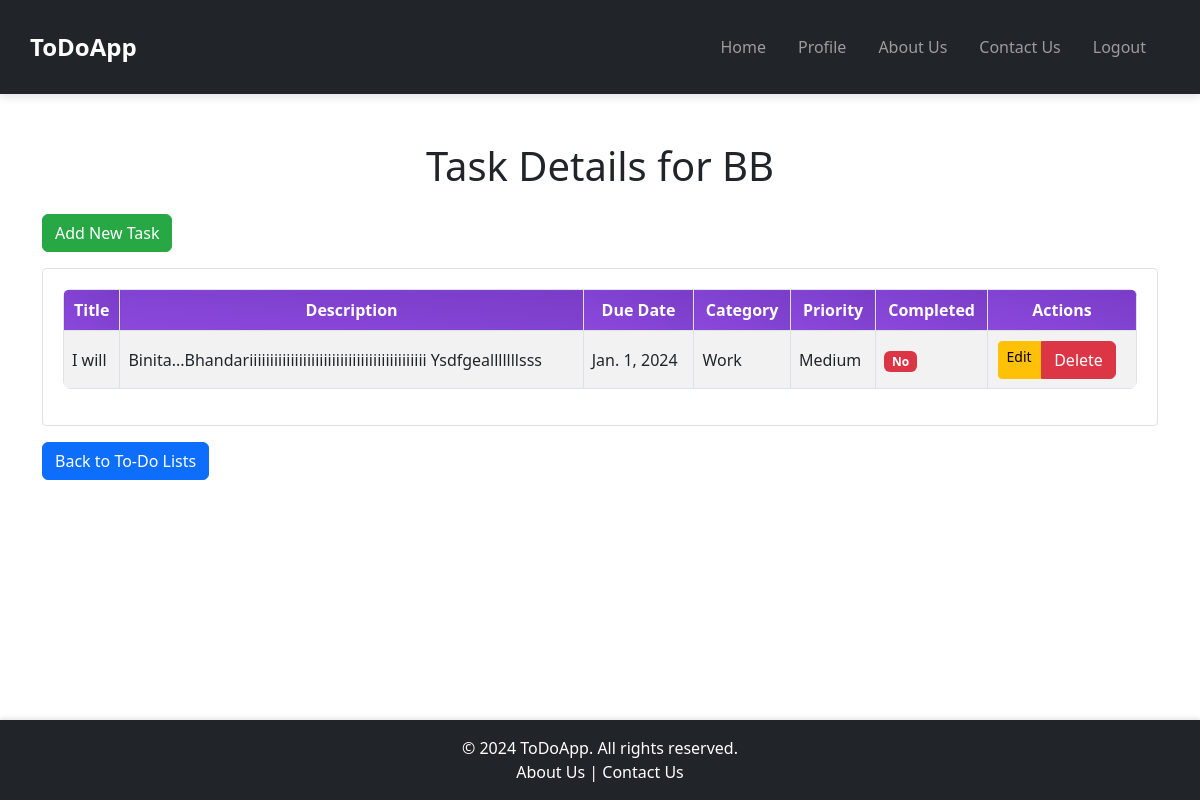
The app's page /tasks/11/ (signed in) with its own data.
### core/models.py (models this page shows, shortened)
class ToDoList(models.Model):
    title = models.CharField(max_length=200, blank=False, null=True, verbose_name="List Title:")
    description = models.TextField(blank=True, null=True, verbose_name="List Description")
    user = models.ForeignKey(User, on_delete=models.CASCADE, verbose_name="Owner")
    created_at = models.DateTimeField(default=timezone.now, verbose_name="Created At")

class Task(models.Model):
    title = models.CharField(max_length=200, blank=False, null=True, verbose_name="Task Title")
    description = models.TextField(blank=True, null=True, verbose_name="Task Description")
    due_date = models.DateField(blank=True, null=True, verbose_name="Due Date")
    category = models.ForeignKey(Category, on_delete=models.CASCADE, verbose_name="Category")
    priority = models.ForeignKey(Priority, on_delete=models.CASCADE, verbose_name="Priority Level")
    status = models.ForeignKey(Status, on_delete=models.CASCADE, verbose_name="Status", default=1)
    is_completed = models.BooleanField(default=False, verbose_name="Completed")
    created_at = models.DateTimeField(default=timezone.now, verbose_name="Created At")
    updated_at = models.DateTimeField(auto_now=True, verbose_name="Updated At")
    user = models.ForeignKey(User, on_delete=models.CASCADE, verbose_name="Assigned User")
    todo_list = models.ForeignKey(ToDoList, on_delete=models.CASCADE, related_name="tasks")

class Category(models.Model):
    name = models.CharField(max_length=100, verbose_name="Category Name", blank=False, null=True)
    description = models.TextField(blank=True, verbose_name="Category Description")
    def __str__(self):
        return self.name

class Priority(models.Model):
    name = models.CharField(max_length=50, verbose_name="Priority Level", blank=False, null=True)
    level = models.IntegerField(default=0, verbose_name="Priority Level (1-10)", blank=True, null=True)
    def __str__(self):
        return self.name

### core/views.py (the view)
# urls.py: path('tasks/<int:pk>/',view_all_tasks, name='view_all_tasks'), # View All Tasks: Displays all tasks, with an option to filter by completion status.
@login_required
def view_all_tasks(request,pk):
    todolist = get_object_or_404(ToDoList, id=pk)
    is_completed = request.GET.get('completed', 'false') == 'true'
    tasks = Task.objects.filter(todo_list=todolist, is_completed=is_completed).order_by('due_date')
    context = {
        'todolist': todolist,
        'tasks': tasks
               }
    return render(request=request, template_name='ToDoApp/view_all_tasks.html', context=context)

### templates/ToDoApp/view_all_tasks.html (shortened to what this page needs)
{% extends 'ToDoApp/base.html' %}
{% load static %}
{% block head %}
<link rel="stylesheet" href="{% static 'css/view_all_tasks.css' %}">
{% endblock %}
{% block content %}
<div class="container mt-5">
    <h1 class="mb-4 text-center">Task Details for {{ todolist.title }}</h1>
    <a href="{% url 'create_task' pk=todolist.pk %}" class="btn btn-success mb-3">Add New Task</a>
    <div class="card">
        <div class="card-body">
            <div class="table-responsive">
                <table class="table table-bordered table-striped">
                    <thead>
                        <tr>
                            <th>Title</th>
                            <th>Description</th>
                            <th>Due Date</th>
                            <th>Category</th>
                            <th>Priority</th>
                            <th>Completed</th>
                            <th>Actions</th>
                        </tr>
                    </thead>
                    <tbody>
                        {% for task in tasks %}
                            <tr>
                                <td>{{ task.title }}</td>
                                <td>{{ task.description }}</td>
                                <td>{{ task.due_date }}</td>
                                <td>{{ task.category }}</td>
                                <td>{{ task.priority }}</td>
                                <td>
                                    {% if task.is_completed %}
                                        <span class="badge bg-success">Yes</span>
                                    {% else %}
                                        <span class="badge bg-danger">No</span>
                                    {% endif %}
                                </td>
                                <td>
                                    <div class="btn-group" role="group">
                                        <a href="{% url 'update_task' pk=task.pk %}" class="btn btn-warning btn-sm">Edit</a>
                                        <a href="{% url 'delete_task' pk=task.pk %}" class="btn btn-danger" onclick="return confirm('Are you sure you want to delete this to-do list?');">Delete</a>
                                    </div>
                                </td>
                            </tr>
                        {% empty %}
                            <tr>
                                <td colspan="7" class="text-center">No tasks available.</td>
                            </tr>
                        {% endfor %}
                    </tbody>
                </table>
            </div>
        </div>
    </div>
    <a href="{% url 'view_all_todolists' %}" class="btn btn-primary mt-3">Back to To-Do Lists</a>
</div>
{% endblock %}

### static/css/style.css (style rules this page uses)
body { font-family: 'Segoe UI', Tahoma, Geneva, Verdana, sans-serif; margin: 0; display: flex; flex-direction: column; min-height: 100vh; }

### static/css/view_all_tasks.css (style rules this page uses)
.table { border-radius: 0.5rem; overflow: hidden; }
.table thead th { background-image: linear-gradient(to right top, #8b49dc, #7a3cc7); color: #fff; text-align: center; font-weight: bold; }
.table tbody tr { background-color: #ffffff; }
.table tbody tr:nth-child(odd) { background-color: #f2f2f2; }
.table td { vertical-align: middle; }
.btn-group .btn { margin: 0.1rem; }
.btn-success { background-color: #28a745; border-color: #28a745; }
.btn-warning { background-color: #ffc107; border-color: #ffc107; }
.btn-danger { background-color: #dc3545; border-color: #dc3545; }
.card { border: 1px solid #dee2e6; border-radius: 0.25rem; }
.card-body { padding: 1.25rem; }

### records on screen
ToDoList: title "BB"
Task: title "I will", description "Binita...Bhandariiiiiiiiiiiiiiiiiiiiiiiiiiiiiiiiiiiiiiiiiii Ysdfgealllllllsss", due_date "Jan. 1, 2024", category "Work", priority "Medium", is_completed "No"
